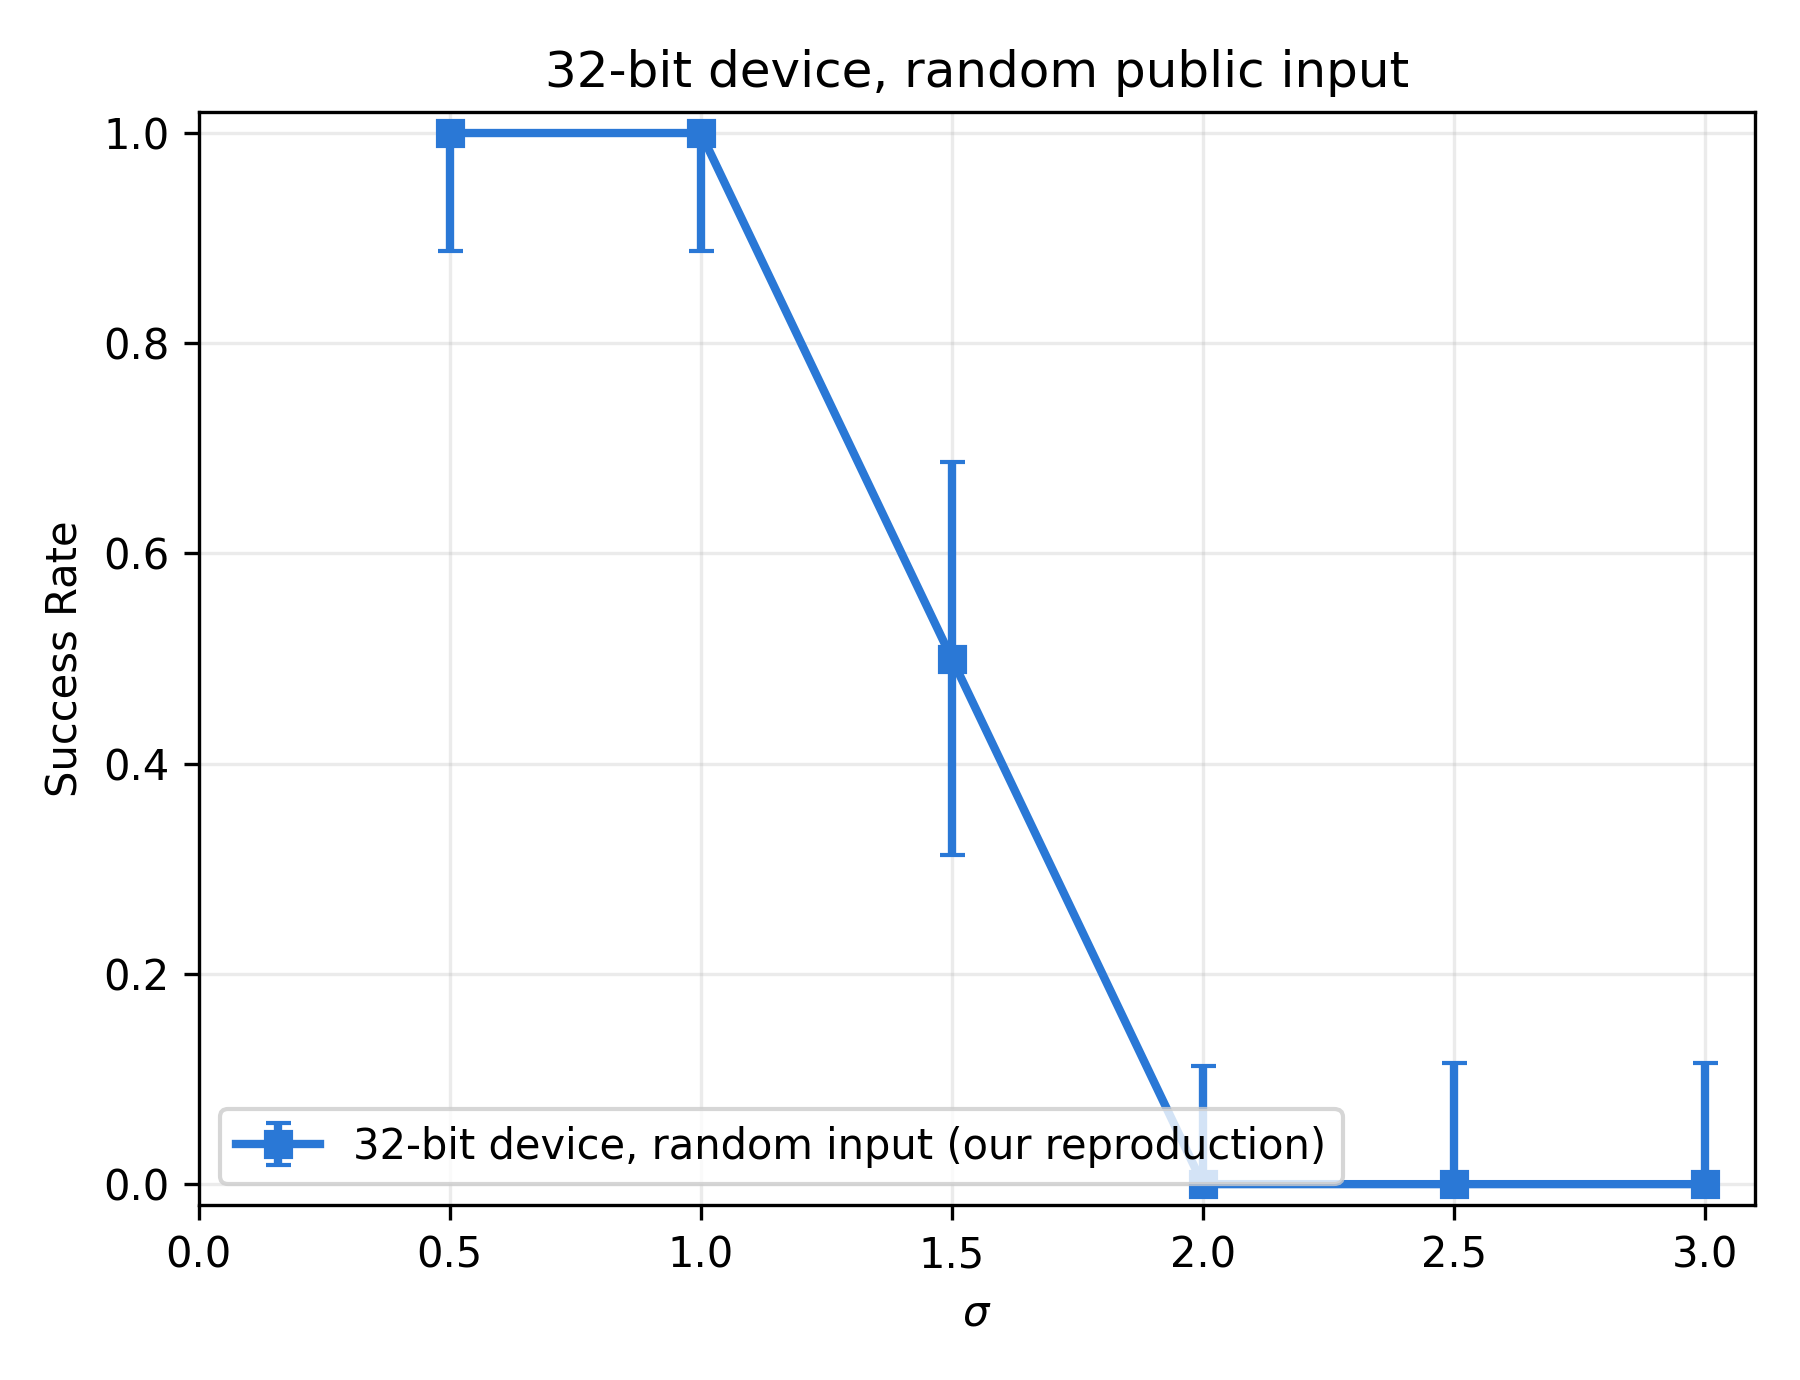

Python code for this plot:
"""
fig11_32bit_random.py
=====================================================================
32-bit-device panel, random public input, same style/legend/axis
conventions as fig11_16bit_random.py (which matches the 8-bit
keccak_reproduction.png panel): color #2a78d6, "s-" markers, lw=2,
markersize=6, default fonts, figsize=(6,4.6), grid(alpha=0.25), no
top suptitle, x up to 3.1 so the last point/error bar isn't clipped.

Data source: results_sweep/runs_32bit_random.jsonl (adaptive sweep:
seeds run until 30 valid or 60 seeds per sigma; a crash/timeout is
invalid, excluded from the rate, not counted as a failure).
=====================================================================
"""
import json
import sys
from pathlib import Path

sys.path.insert(0, r"D:\Crypto Reserch\bp_crypto\algorithms\keccak_repro")
from sweep_wordsize import summarise

import matplotlib.pyplot as plt

SRC = Path(r"D:\Crypto Reserch\bp_crypto\algorithms\keccak_repro\results_sweep\runs_32bit_random.jsonl")

recs = [json.loads(l) for l in SRC.read_text().splitlines() if l.strip()]
sigmas = sorted(set(r["sigma"] for r in recs))
summary = summarise(recs, sigmas)

rate = [summary[str(s)]["rate"] for s in sigmas]
lo = [summary[str(s)]["cp95_lo"] for s in sigmas]
hi = [summary[str(s)]["cp95_hi"] for s in sigmas]
yerr_lo = [r - l for r, l in zip(rate, lo)]
yerr_hi = [h - r for h, r in zip(hi, rate)]

fig, ax = plt.subplots(1, 1, figsize=(6, 4.6))
ax.errorbar(sigmas, rate, yerr=[yerr_lo, yerr_hi], fmt="s-", color="#2a78d6",
            lw=2, markersize=6, capsize=3, label="32-bit device, random input (our reproduction)")
ax.set_xlabel(r"$\sigma$")
ax.set_ylabel("Success Rate")
ax.set_title("32-bit device, random public input")
ax.set_xlim(0, 3.1)
ax.set_ylim(-0.02, 1.02)
ax.grid(alpha=0.25)
ax.legend(loc="lower left")

fig.tight_layout()
fig.savefig("fig11_32bit_random.png", dpi=300)
print("saved fig11_32bit_random.png")
for s in sigmas:
    g = summary[str(s)]
    print(f"sigma={s}: attempted={g['trials']} valid={g['valid']} invalid={g['invalid']} "
          f"successes={g['successes']} rate={g['rate']:.4f} "
          f"cp95=[{g['cp95_lo']:.4f},{g['cp95_hi']:.4f}]")
